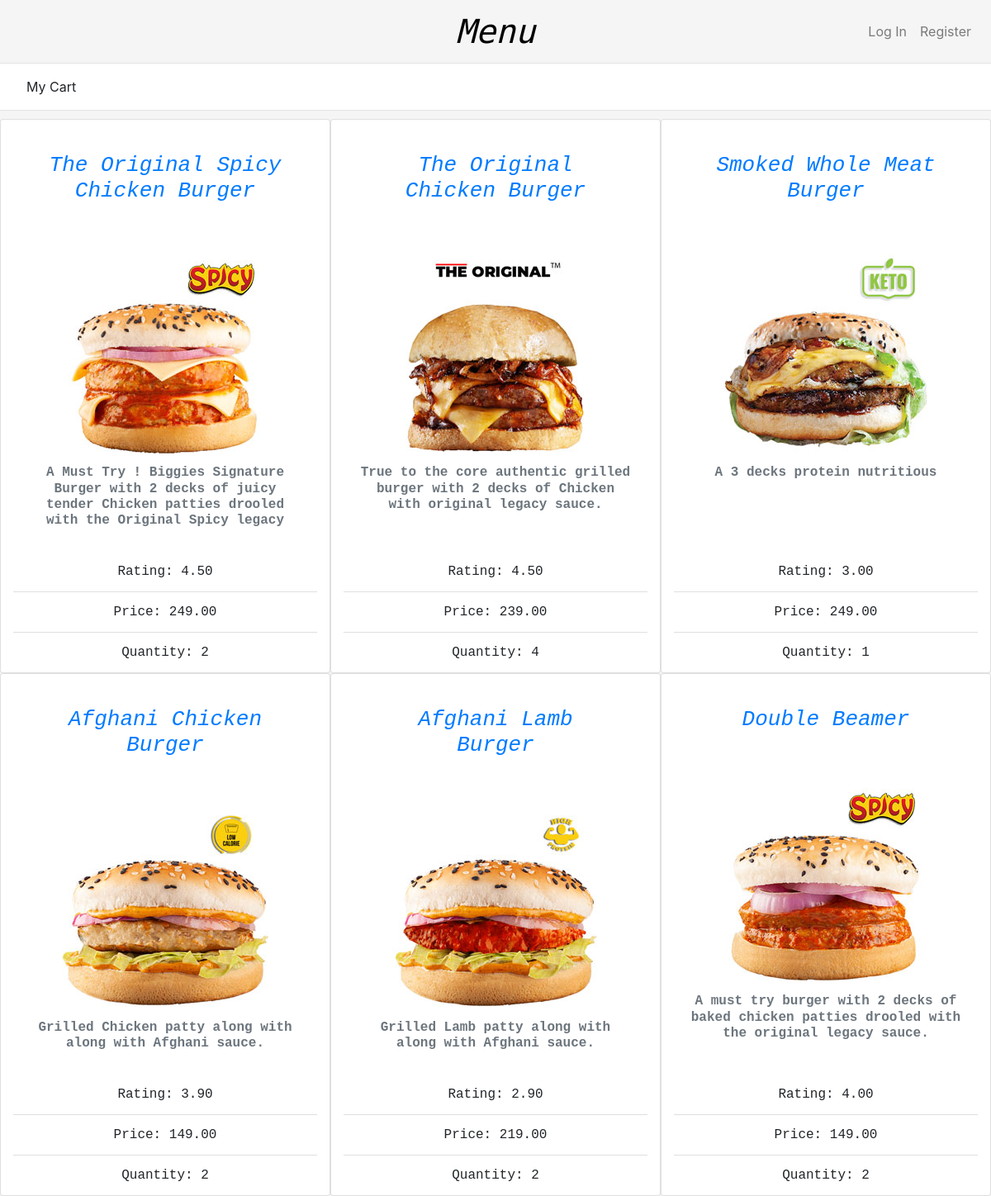
The app's page /cart/all/ with its own data.
### menu/models.py (models this page shows, shortened)
class Item(models.Model):
    name = models.CharField(max_length=100, blank = True, default = "")
    description = models.CharField(max_length=150, blank = True, default = "")
    image = models.ImageField(upload_to='item', blank=True, null=True)
    ratings = models.DecimalField(blank = True, default = 0.0, max_digits = 5, decimal_places = 2)
    price = models.DecimalField(blank = True, default = 0.0, max_digits = 5, decimal_places = 2)
    ordered = models.IntegerField(blank = True, default = 0)
    vegan = models.BooleanField(blank = True, default = False)
    category_id = models.ForeignKey('Category', on_delete=models.CASCADE, related_name='category', blank = True)

class Cart(models.Model):
    table = models.ForeignKey(User, on_delete=models.CASCADE)
    item_id = models.ForeignKey('Item', on_delete=models.CASCADE, related_name='quantity')
    quantity = models.IntegerField(default = 0)

### menu/views.py (the view)
# urls.py: path("cart/all/", views.cart_all, name="cartall"),
def cart_all(request):
    cart = Cart.objects.all()
    items = []
    for c in cart:
        items.append(c.item_id)
    return render(request, "menu/category.html", {
        "items":items,
        "header": "My Cart",
        "quantity": True
    })

### menu/templates/menu/category.html (shortened to what this page needs)
{% extends "menu/layout.html" %}
{% load static %}
{% block body %}
<nav class="navbar navbar-expand navbar-light categories nav-item">
    <div class="nav-link">
        {{ header }}
    </div>
</nav>
<div class="container-fluid">
    <div class="row">
        {% for item in items %}
            <div class="card list-details col-lg-4 col-sm-12">
                <div class="card-body">
                    <div class="card-body">
                        <a href="{% url 'item' category=header item=item.name %}"><h5 class="card-title product-title product-description"><i>{{ item.name }}</i></h5></a>
                    </div>
                    <div class="card-body">
                        <img class="img-fluid" src="{{ item.image.url }}" alt="connect" style="max-height:300px">
                    </div>
                    <h6 class="card-subtitle mb-2 text-muted product-description"><strong>{{ item.description }}</strong></h6>
                </div>
                <ul class="list-group list-group-flush">
                    <li class="list-group-item product-description">Rating: {{ item.ratings }}</li>
                    <li class="list-group-item product-description">Price: {{ item.price }}</li>
                    {% if quantity %}
                        <li class="list-group-item product-description">Quantity: {{ item.quantity.first.quantity }}</li>
                    {% else %}
                        <li class="list-group-item product-description">
                            <center><input type="number" style="width: 100px;" id="{{ item.id }}q" value=0></center>
                        </li>
                    {% endif %}
                </ul>
            </div>
        {% endfor %}
    </div>
</div>
{% endblock %}

### menu/templates/menu/layout.html (shortened to what this page needs)
{% load static %}
<!DOCTYPE html>
<html lang="en">
    <head>
        <link rel="stylesheet" href="https://stackpath.bootstrapcdn.com/bootstrap/4.4.1/css/bootstrap.min.css">
        <link href="{% static 'menu/main.css' %}" rel="stylesheet">
        <link rel="stylesheet" href="https://cdnjs.cloudflare.com/ajax/libs/font-awesome/4.7.0/css/font-awesome.min.css">
    </head>
    <body>
        <nav class="navbar navbar-expand-md navbar-light nav-top">
            <div class="mx-auto order-0">
                <a class="name-page" href="{% url 'index' %}"><i>Menu</i></a>
            </div>
            <div class="navbar-collapse collapse w-100 order-3 dual-collapse2">
                <ul class="navbar-nav ml-auto">
                    {% if user.is_authenticated %}
                        <li><a href="/cart/"><img src = "{% static 'menu/cart.svg' %}" style="width: 50px;height: 50px;"/></a></li>
                        <li class="nav-item dropdown">
                            <a class="nav-link" href="#" id="navbarDropdown" role="button" data-toggle="dropdown" aria-haspopup="true" aria-expanded="false">
                                {{user.username|title}}
                            </a>
                            <div class="dropdown-menu dropdown-menu-right" aria-labelledby="navbarDropdown">
                                <a class="dropdown-item" href="{% url 'logout' %}">Log Out</a>>
                            </div>
                        </li>
                    {% else %}
                        <li class="nav-item">
                            <a class="nav-link" href="{% url 'login' username='' password=''%}">Log In</a>
                        </li>
                        <li class="nav-item">
                            <a class="nav-link" href="{% url 'register' %}">Register</a>
                        </li>
                    {% endif %}
                </ul>
            </div>
        </nav>
        <div class="middle">
            {% block body %}
            {% endblock %}
        </div>
    </body>
</html>

### menu/static/menu/main.css (style rules this page uses)
body { background-color: #f5f5f5; }
.name-page { font-size: 40px; font-family: 'Syne Mono', monospace; color: black; }
.product-title { font-family: 'DM Mono', monospace; font-size: 26px; }
.product-description { font-family: 'DM Mono', monospace; }
.nav-top { border-bottom: 1px solid #e3e3e3; }
.categories { border-bottom: 1px solid #e3e3e3; margin-bottom: 10px; background-color: white !important; }
.list-details { text-align: center; }
.nav-link { text-align: center; }

### records on screen
Item: name "The Original Spicy Chicken Burger", image (picture), description "A Must Try ! Biggies Signature Burger with 2 decks of juicy tender Chicken patties drooled with the Original Spicy legacy", ratings "4.50", price "249.00", quantity.first.quantity "2"
Item: name "The Original Chicken Burger", image (picture), description "True to the core authentic grilled burger with 2 decks of Chicken with original legacy sauce.", ratings "4.50", price "239.00", quantity.first.quantity "4"
Item: name "Smoked Whole Meat Burger", image (picture), description "A 3 decks protein nutritious", ratings "3.00", price "249.00", quantity.first.quantity "1"
Item: name "Afghani Chicken Burger", image (picture), description "Grilled Chicken patty along with along with Afghani sauce.", ratings "3.90", price "149.00", quantity.first.quantity "2"
Item: name "Afghani Lamb Burger", image (picture), description "Grilled Lamb patty along with along with Afghani sauce.", ratings "2.90", price "219.00", quantity.first.quantity "2"
Item: name "Double Beamer", image (picture), description "A must try burger with 2 decks of baked chicken patties drooled with the original legacy sauce.", ratings "4.00", price "149.00", quantity.first.quantity "2"

### other values on screen
{{ header }} "My Cart"
